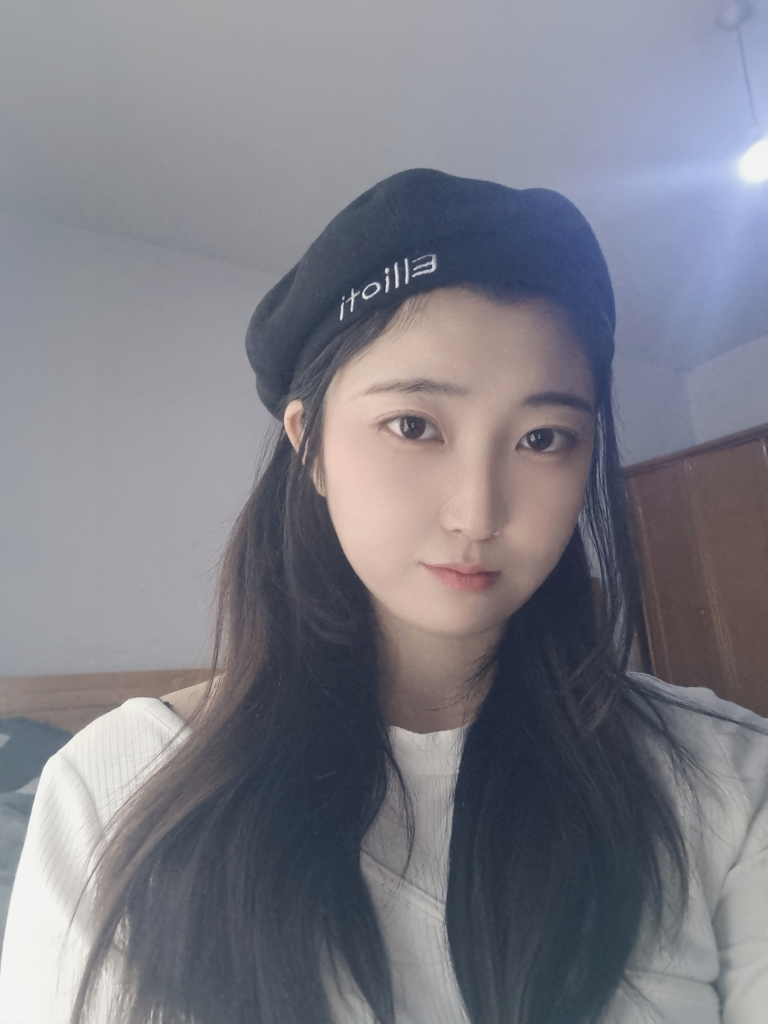
#> input picture day08 文件/test.jpg, 3072 x 4096 px (shown at 1/4 size)
$ python -i face_detect.py   (imports and definitions only)   (older library calls are emulated)
#> lines starting #> are read from the running program, lines starting #| are printed output that depends on the picture
import cv2
import numpy as np


class FaceDetect:
    def __init__(self):
        self.faceImg = None
        self.logoImg = cv2.imread('logo.jpg')
        self.classifier = cv2.CascadeClassifier()
        self.classifier.load('haarcascade_frontalface_alt.xml')
        pass

    def faceDetect(self, faceImg):
        self.faceImg = faceImg
        faceRect = self.classifier.detectMultiScale(faceImg)
        for x, y ,w ,h in faceRect:
            cv2.rectangle(faceImg, (x, y), (x+w, y+h), color=(255, 0, 255), thickness=2)
            rect = (x, y, w, h)
            self.drawLogo(self.logoImg, rect)
        pass

    def drawLogo(self, logo, rect):
        logoGray = cv2.cvtColor(logo, cv2.COLOR_BGR2GRAY)
        # 设置自动阈值 retVal:得到的阈值,dst:阈值化后的图像
        retval, dst = cv2.threshold(logoGray, 100, 255, cv2.THRESH_OTSU)
        # 会返回三个值
        # contours：一个包含了图像中所有轮廓的list对象。其中每一个独立的轮廓信息以边界点坐标（x,y）的形式储存在numpy数组中。
        # hierarchy：一个包含4个值的数组：[Next, Previous, First Child, Parent]。
            # Next：与当前轮廓处于同一层级的下一条轮廓
            # Previous：与当前轮廓处于同一层级的上一条轮廓
            # First Child：当前轮廓的第一条子轮廓
            # Parent：当前轮廓的父轮廓
        image, contours, hierarchy = cv2.findContours(dst, cv2.RETR_TREE, cv2.CHAIN_APPROX_SIMPLE)
        mask = np.zeros(dst.shape, dtype=np.uint8)

        # 绘制轮廓
        # 第一个参数是指明在哪幅图像上绘制轮廓；image为三通道才能显示轮廓
        # 第二个参数是轮廓本身，在Python中是一个list;
        # 第三个参数指定绘制轮廓list中的哪条轮廓，如果是 - 1，则绘制其中的所有轮廓。后面的参数很简单。其中thickness表明轮廓线的宽度，如果是 - 1（cv2.FILLED），则为填充模式。
        cv2.imshow('mask', mask)
        cv2.drawContours(mask, contours, 1, color=(255, 255, 255), thickness=-1)
        cv2.imshow('mask1', mask)
        ratio = logo.shape[0] / logo.shape[1]
        faceX = rect[0]
        faceY = rect[1]
        faceW = rect[2]
        faceH = int(faceW * ratio)
        smallLogo = cv2.resize(logo, dsize=(faceW, faceH))
        smallMask = cv2.resize(mask, dsize=(faceW, faceH))
        cv2.imshow('smallMask', smallMask)
        cv2.imshow('smollLogo', smallLogo)
        smallMaskH, smallMaskW = smallMask.shape[:2]
        for row in range(smallMaskH):
            for col in range(smallMaskW):
                if smallMask[row, col] == 255:
                    self.faceImg[faceY + row, faceX + col] = smallLogo[row, col]

        pass

>>> import cv2
>>> picture = cv2.imread('../day08 文件/test.jpg', cv2.IMREAD_GRAYSCALE)
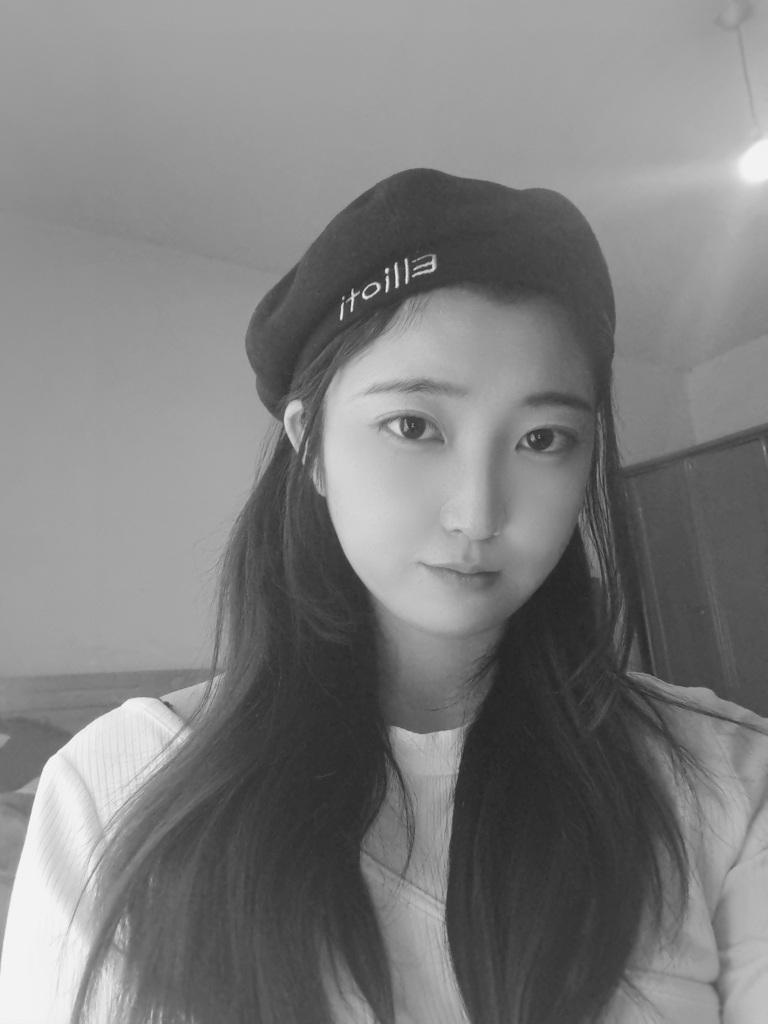
#> picture: shape (4096, 3072) (shown at 1/4 size); min 34, max 248, mean 126.1
>>> result = FaceDetect().faceDetect(picture)
#> in faceDetect, `faceRect = self.classifier.detectMultiScale(faceImg)`: faceRect = [[1188, 1234, 1365, 1365]]
#> the loop in faceDetect, `for x, y ,w ,h in faceRect:` made 1 pass
#> (the run stopped early here; a loop or call above may not have finished)
